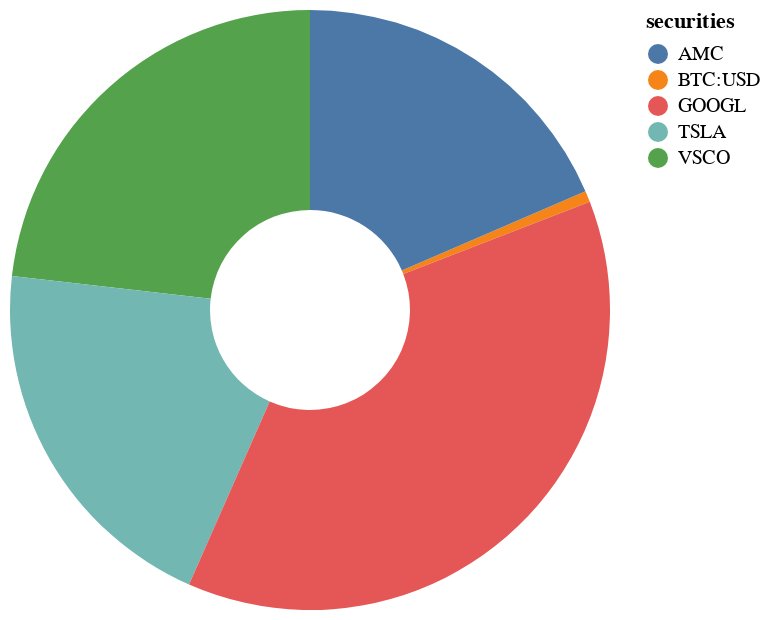

The notebook cell this image was saved under:
### Markdown cell above
### Portfolio Pie Chart

### Code cell
one = size_portfolio_df['securities']
two = size_portfolio_df['position_size']
user_in_holdings = portfolio_piechart(one, two)
user_in_holdings

### Figure 1 — Vega-Lite specification as saved in the notebook (floating-point values rounded to 4 significant figures)
{"config": {"view": {"continuousWidth": 300, "continuousHeight": 300}}, "data": {"name": "data-bfa82bba16ab5d1427763a3c4fda68d9"}, "mark": {"type": "arc", "innerRadius": 50}, "encoding": {"color": {"field": "securities", "type": "nominal"}, "theta": {"field": "position_size", "type": "quantitative"}, "tooltip": [{"field": "securities", "type": "nominal"}, {"field": "position_size", "type": "quantitative"}]}, "$schema": "https://vega.github.io/schema/vega-lite/v5.15.1.json", "datasets": {"data-bfa82bba16ab5d1427763a3c4fda68d9": [{"securities": "BTC:USD", "position_size": 140.9}, {"securities": "AMC", "position_size": 4269.0}, {"securities": "VSCO", "position_size": 5349.0}, {"securities": "TSLA", "position_size": 4657.0}, {"securities": "GOOGL", "position_size": 8641.0}]}}
